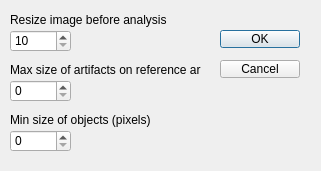
<?xml version="1.0" encoding="UTF-8"?>
<ui version="4.0">
 <class>Dialog</class>
 <widget class="QDialog" name="Dialog">
  <property name="geometry">
   <rect>
    <x>0</x>
    <y>0</y>
    <width>321</width>
    <height>171</height>
   </rect>
  </property>
  <property name="windowTitle">
   <string>Dialog</string>
  </property>
  <widget class="QSpinBox" name="resizeImg">
   <property name="geometry">
    <rect>
     <x>10</x>
     <y>30</y>
     <width>61</width>
     <height>22</height>
    </rect>
   </property>
   <property name="minimum">
    <number>10</number>
   </property>
   <property name="maximum">
    <number>1500</number>
   </property>
  </widget>
  <widget class="QSpinBox" name="minRefSize">
   <property name="geometry">
    <rect>
     <x>10</x>
     <y>80</y>
     <width>61</width>
     <height>22</height>
    </rect>
   </property>
   <property name="maximum">
    <number>10000</number>
   </property>
  </widget>
  <widget class="QSpinBox" name="minObjSize">
   <property name="geometry">
    <rect>
     <x>10</x>
     <y>130</y>
     <width>61</width>
     <height>22</height>
    </rect>
   </property>
   <property name="maximum">
    <number>10000</number>
   </property>
  </widget>
  <widget class="QLabel" name="label">
   <property name="geometry">
    <rect>
     <x>10</x>
     <y>10</y>
     <width>191</width>
     <height>20</height>
    </rect>
   </property>
   <property name="text">
    <string>Resize image before analysis</string>
   </property>
  </widget>
  <widget class="QLabel" name="label_2">
   <property name="geometry">
    <rect>
     <x>10</x>
     <y>60</y>
     <width>191</width>
     <height>20</height>
    </rect>
   </property>
   <property name="text">
    <string>Max size of artifacts on reference area </string>
   </property>
  </widget>
  <widget class="QLabel" name="label_3">
   <property name="geometry">
    <rect>
     <x>10</x>
     <y>110</y>
     <width>191</width>
     <height>20</height>
    </rect>
   </property>
   <property name="text">
    <string>Min size of objects (pixels)</string>
   </property>
  </widget>
  <widget class="QPushButton" name="pushButton">
   <property name="geometry">
    <rect>
     <x>220</x>
     <y>30</y>
     <width>80</width>
     <height>18</height>
    </rect>
   </property>
   <property name="text">
    <string>OK</string>
   </property>
  </widget>
  <widget class="QPushButton" name="pushButton_2">
   <property name="geometry">
    <rect>
     <x>220</x>
     <y>60</y>
     <width>80</width>
     <height>18</height>
    </rect>
   </property>
   <property name="text">
    <string>Cancel</string>
   </property>
  </widget>
 </widget>
 <resources/>
 <connections>
  <connection>
   <sender>pushButton_2</sender>
   <signal>clicked()</signal>
   <receiver>Dialog</receiver>
   <slot>cancel()</slot>
   <hints>
    <hint type="sourcelabel">
     <x>269</x>
     <y>71</y>
    </hint>
    <hint type="destinationlabel">
     <x>263</x>
     <y>102</y>
    </hint>
   </hints>
  </connection>
  <connection>
   <sender>pushButton</sender>
   <signal>clicked()</signal>
   <receiver>Dialog</receiver>
   <slot>ok()</slot>
   <hints>
    <hint type="sourcelabel">
     <x>247</x>
     <y>39</y>
    </hint>
    <hint type="destinationlabel">
     <x>298</x>
     <y>97</y>
    </hint>
   </hints>
  </connection>
 </connections>
 <slots>
  <slot>cancel()</slot>
  <slot>ok()</slot>
 </slots>
</ui>
